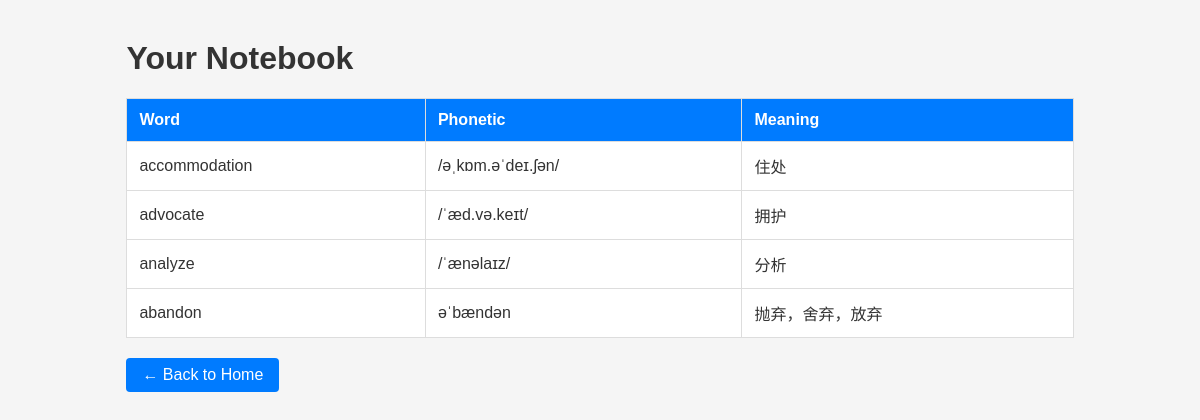
The page /notebook (signed in) on the database its author committed.
### app/models.py (models this page shows)
class Word(db.Model):
    __tablename__ = 'word'
    id = db.Column(db.Integer, primary_key=True)
    word = db.Column(db.String(100), nullable=False)
    meaning = db.Column(db.String(200), nullable=False)
    phonetic = db.Column(db.String(100))
    category = db.Column(db.String(64), default='all')
    fans = relationship('User', secondary=notebook_table, back_populates='notebook')

### app/routes.py (the view)
@bp.route('/notebook')
@login_required
def notebook():
    return render_template('notebook.html', words=current_user.notebook)

### app/__init__.py (called while the page is built)
def create_app():
    app = Flask(__name__)
    app.config['SECRET_KEY'] = 'your_secret_key'
    app.config['SQLALCHEMY_DATABASE_URI'] = 'sqlite:///words.db'
    app.config['SQLALCHEMY_TRACK_MODIFICATIONS'] = False
    db.init_app(app)
    login_manager.init_app(app)
    @login_manager.user_loader
    def load_user(user_id):
        return User.query.get(int(user_id))
    from app.routes import bp as main_bp
    app.register_blueprint(main_bp)
    with app.app_context():
        db.create_all()
    return app

### app/templates/notebook.html (shortened to what this page needs)
<!DOCTYPE html>
<html lang="zh-CN">
<head>
</head>
<body>
  <div class="container">
    <h1>Your Notebook</h1>
    <table>
      <thead>
        <tr><th>Word</th><th>Phonetic</th><th>Meaning</th></tr>
      </thead>
      <tbody>
        {% if words|length == 0 %}
        <tr><td colspan="3">Your notebook is empty.</td></tr>
        {% else %}
          {% for w in words %}
          <tr>
            <td>{{ w.word }}</td>
            <td>{{ w.phonetic or '—' }}</td>
            <td>{{ w.meaning }}</td>
          </tr>
          {% endfor %}
        {% endif %}
      </tbody>
    </table>
    <a href="{{ url_for('main.word_dictionary') }}" class="btn">← Back to Home</a>
  </div>
</body>
</html>

### app/templates/notebook.html (style rules this page uses)
body { background:#f5f5f5; color:#333; font-family:Arial,sans-serif; }
.container { width:80%; margin:40px auto; }
table { width:100%; border-collapse:collapse; background:white; }
th, td { padding:12px; border:1px solid #ddd; text-align:left; }
th { background:#007bff; color:white; }
a.btn { display:inline-block; margin:20px 0; padding:8px 16px; background:#007bff; color:white; text-decoration:none; border-radius:4px; }

### rows shown on the page
Word: word "accommodation", phonetic "/əˌkɒm.əˈdeɪ.ʃən/", meaning "住处"
Word: word "advocate", phonetic "/ˈæd.və.keɪt/", meaning "拥护"
Word: word "analyze", phonetic "/ˈænəlaɪz/", meaning "分析"
Word: word "abandon", phonetic "əˈbændən", meaning "抛弃，舍弃，放弃"
